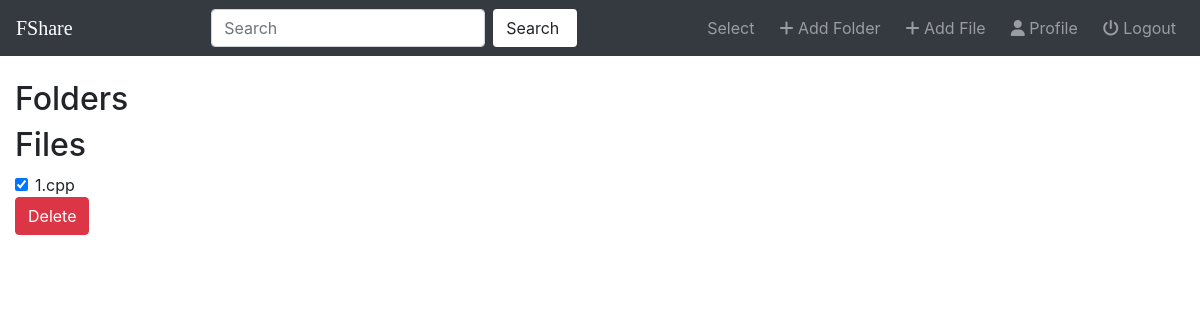
The app's page /fileshare/select/23/, older data.
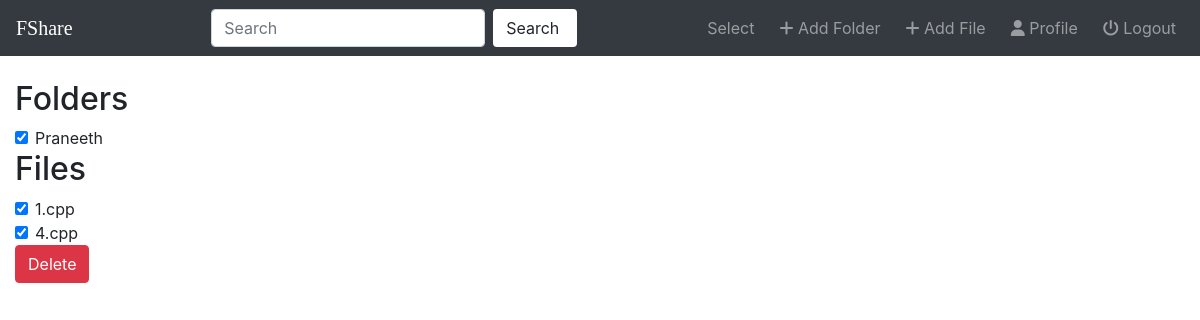
The same page, newer data.
### fileshare/models.py (models this page shows, shortened)
class File(models.Model):
    user = models.ForeignKey(User,on_delete=models.CASCADE,default=1)
    folder=models.ForeignKey(Folder,on_delete=models.CASCADE,null=True,blank=True)
    name = models.CharField(max_length=50,null=True,blank=True)
    file=models.FileField(upload_to='files');
    created_on = models.DateTimeField(auto_now_add=True)
    def __str__(self):
        return self.name

class Folder(models.Model):
    user = models.ForeignKey(User,on_delete=models.CASCADE,default=1)
    name = models.CharField(max_length=50)
    linkedfolder = models.ForeignKey("self",on_delete=models.CASCADE,null=True,blank=True)
    lastmodified = models.DateTimeField(auto_now=True)
    def __str__(self):
        return self.name

### fileshare/views.py (the view)
# urls.py: path('select/<int:pk>/',views.select,name='select'),
def select(request,pk):
    folder = get_object_or_404(Folder,pk=pk)
    files = folder.file_set.all()
    folders = folder.folder_set.all()
    context={'folder':folder,'folders':folders,'files':files}
    return render(request,'fileshare/select.html',context)

### fileshare/templates/fileshare/select.html (shortened to what this page needs)
{% extends 'fileshare/base.html'%}
{% block body %}
<form action="{% url 'fileshare:list_delete' folder.pk %}" method="get">
  <h2>Folders</h2>
  {% for f in folders %}
    <div class="form-check">
      <label class="form-check-label" for="check1">
        <input type="checkbox" class="form-check-input" id="check1{{f.pk}}" name="folder" value="{{ f.pk }}" checked>{{ f }}
      </label>
    </div>
  {% endfor %}
  <h2>Files</h2>
  {% for f in files %}
    <div class="form-check">
      <label class="form-check-label" for="check1">
        <input type="checkbox" class="form-check-input" id="check2{{f.pk}}" name="file" value="{{ f.pk }}" checked>{{ f }}
      </label>
    </div>
  {% endfor %}
  <button type="button" class="btn btn-danger" data-toggle="modal" data-target="#myModal"> Delete </button>
</form>
{% endblock %}

Row changes from the older to the newer data that the page shows:
added Folder: name "Praneeth"
added File: name "4.cpp"
